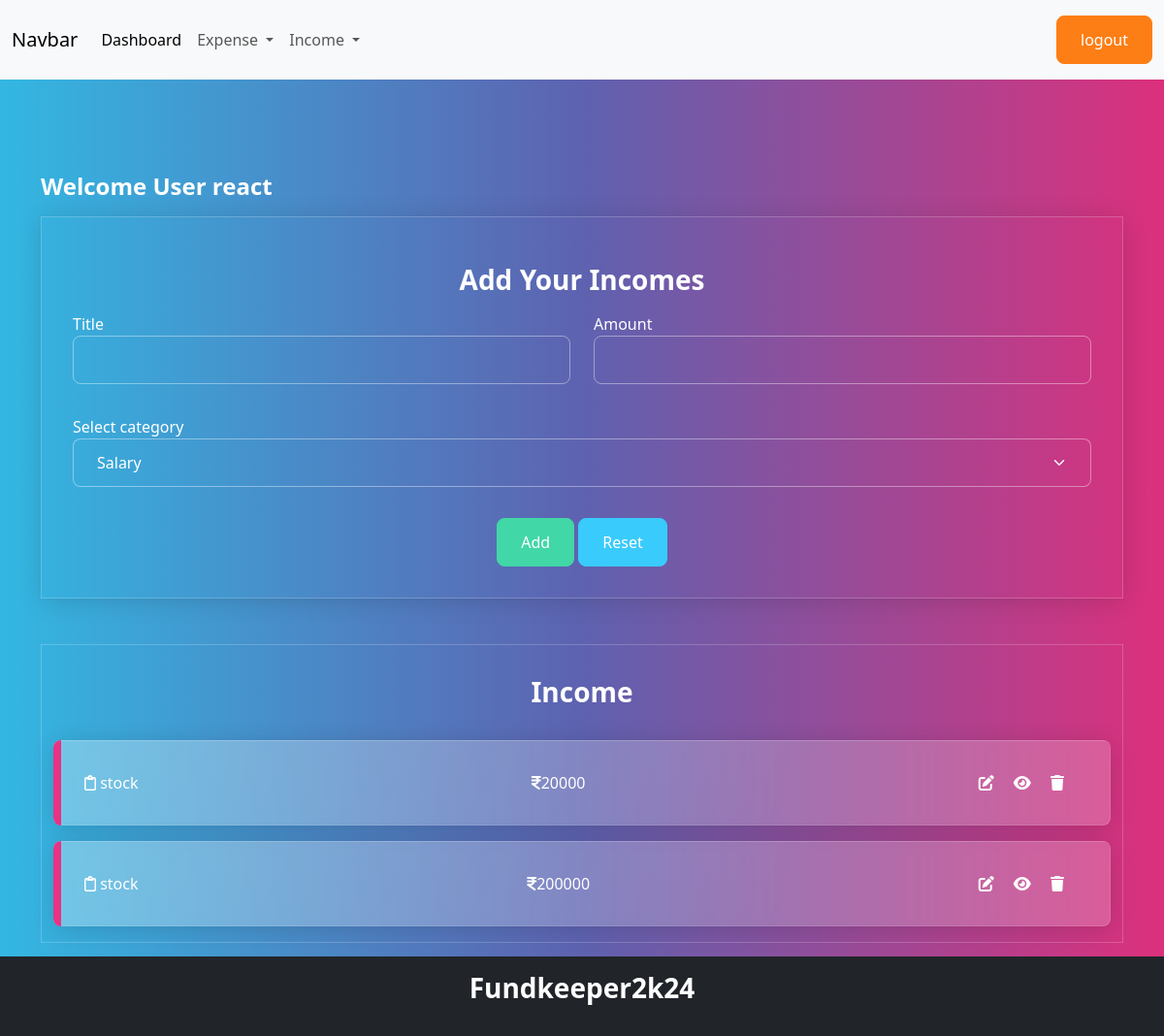
The page /income/add/ (signed in) on the database its author committed.
### budget/models.py (models this page shows, shortened)
class Income(models.Model):
    title=models.CharField(max_length=200)
    amount=models.PositiveIntegerField()
    income_categories = (
        ("Salary", "Salary"),
        ("Business", "Business"),
        ("Investment", "Investment"),
        ("Rental", "Rental"),
        ("Interest", "Interest"),
        ("Dividend", "Dividend"),
        ("Royalty", "Royalty"),
        ("Capital", "Capital"),
        ("Pension", "Pension"),
        ("SocialSecurity", "SocialSecurity")
    )
    category=models.CharField(max_length=200,choices=income_categories,default="Salary")
    user_object=models.ForeignKey(User,on_delete=models.CASCADE)
    created_data=models.DateTimeField(auto_now_add=True)

### budget/views.py (the view, shortened to what this page needs)
# urls.py: path('income/add/',views.IncomeCreateView.as_view(),name="income-add"),
@method_decorator(signin_required,name="dispatch")
class IncomeCreateView(View):
    def get(self,request,*args,**kwargs):
        form_instance=IncomeForm()
        qs=Income.objects.filter(user_object=request.user).order_by("-created_data")
        return render(request,"income_add.html",{"form":form_instance,"data":qs})

### budget/forms.py
class IncomeForm(forms.ModelForm):
    class Meta:
        model=Income
        exclude=("id","created_date","user_object")
        widgets={
            "title":forms.TextInput(attrs={"class":"form-control"}),
            "amount":forms.NumberInput(attrs={"class":"form-control"}),
            "category":forms.Select(attrs={"class":"form-control form-select"})
        }

### budget/templates/income_add.html (shortened to what this page needs)
{%extends 'base.html'%}
{%block main_block%}
<div class="container mt-5">
    <h4>Welcome User {{request.user}}</h4>
    <div class="container-fluid border p-3 shadow mb-4"
    data-aos="zoom-out-up"
    data-aos-easing="ease-out-cubic"
    data-aos-duration="2000">
        <h3 class="text-center fw-bold my-2">Add Your Incomes</h3>
        <form action="" method="post">
            <div class="mb-3">
               <div class="row">
                <div class="col-6">
                    <label for="">Title</label>
                    {{form.title}}
                </div>
                <div class="col-6">
                    <label for="">Amount</label>
                    {{form.amount}}
                </div>
               </div>
            </div>
            <div class="mb-3">
                <div class="row">
                 <div class="col-12">
                     <label for="">Select category</label>
                     {{form.category}}
                 </div>
                </div>
            </div>
             <div class="d-flex justify-content-center">
               <div>
                <button type="submit" class="btn btn-success">Add</button>
                <button type="reset" class="btn btn-info">Reset</button>
               </div>
             </div>
        </form>
    </div>
    <div class="container-fluid border mb-5">
        <h3 class="text-center fw-bold my-3">Income</h3>
        {%for i in data%}
        <div class="alert alert-primary d-flex justify-content-between" role="alert" data-aos="fade-down"
        data-aos-easing="linear"
        data-aos-duration="1000">
           <div> <i class="fa-regular fa-clipboard"></i> {{i.title}}</div>
         <div>   <i class="fa-solid fa-indian-rupee-sign"></i>{{i.amount}}</div>
            <div>
                <a href="{%url 'income-update' i.id%}" class="me-2"><i class="fa-solid fa-pen-to-square"> </i></a>
                <a href="{%url 'income-detail' i.id%}" class="me-2"><i class="fa-solid fa-eye"></i></a>
                <a href="{%url 'income-delete' i.id%}" class="me-2"><i class="fa-solid fa-trash"></i></a>
            </div>
          </div>
        {%endfor%}
    </div>
</div>
{%endblock%}

### rows shown on the page
Income: title "stock", amount "20000"
Income: title "stock", amount "200000"

### other values the page prints
{{ request.user }} "react"
